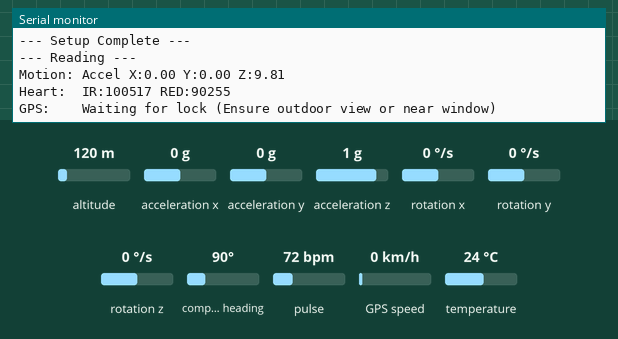
This sketch was run on a simulated ESP32. Shown: the last lines printed to the serial monitor. The inputs (shaded band) are chosen by the test bench; at power-on: acceleration x 0 g, acceleration y 0 g, acceleration z 1 g, pulse 72 bpm, altitude 120 m, rotation x 0 °/s, rotation y 0 °/s, rotation z 0 °/s, compass heading 90°, GPS speed 0 km/h, temperature 24 °C. The GPS gets a fix after 3 s at 37.7749, -122.4194 with 8 satellites.

Above: at 1.2 s.
1.3 s: acceleration x set to -1.4 g
At 2.4 s:
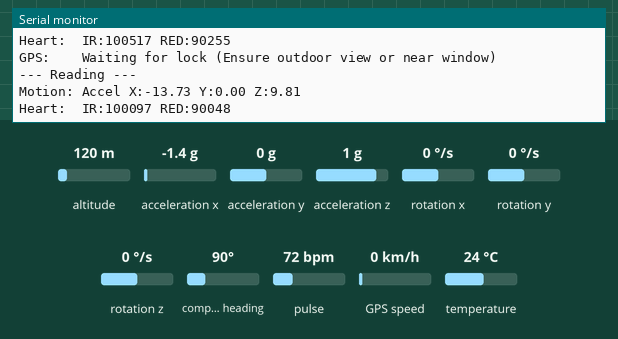
6.5 s: acceleration y set to -1.4 g
At 7.8 s:
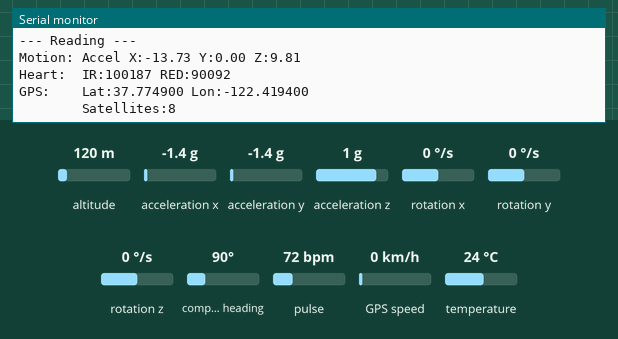
8.0 s: acceleration z set to -1.4 g
At 8.6 s:
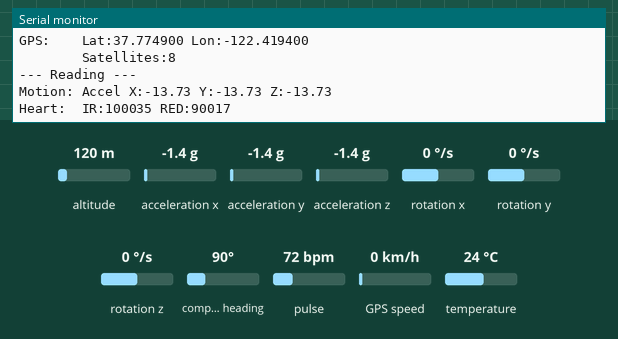
9.5 s: pulse set to 42 bpm
At 10.7 s:
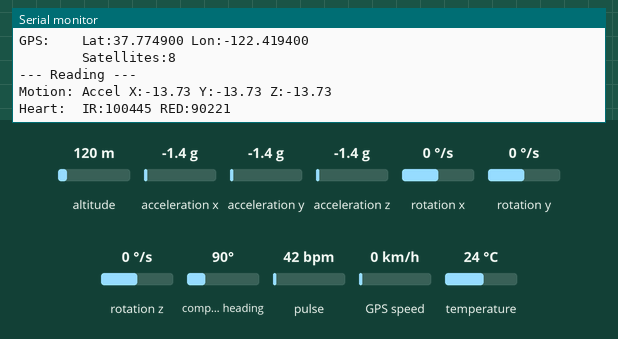
Timing chart, 0 to 12.0 s (numbered marks = the images above; inputs shaded):
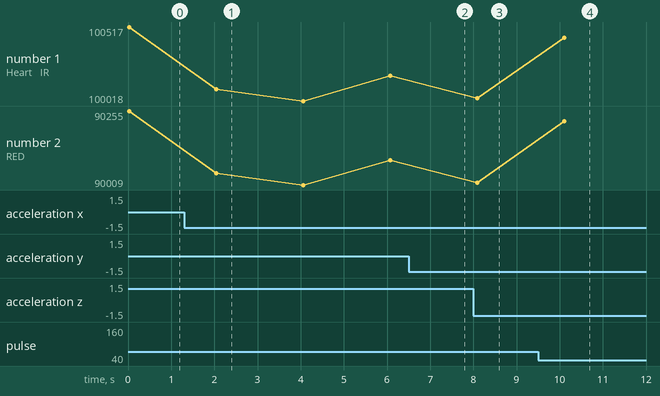

Measured:
- after the input at 1.3 s, the serial monitor: prints a new line after 0.74 s (image 1)
- after the input at 8.0 s, the serial monitor: prints a new line after 0.08 s (image 3)
- after the input at 9.5 s, the serial monitor: prints a new line after 0.61 s (image 4)
- plotted number 1: 100035 → 100445 after the input at 9.5 s
- plotted number 2: 90017 → 90221 after the input at 9.5 s

The sketch:

sensor_test.ino
```cpp
/*
 * CardioSentinel Sensor Verification Suite
 * Targets: MAX30102 (Pulse/SpO2), MPU6050 (Motion), NEO-6M (GPS)
 *
 * --- WIRING GUIDE ---
 * [I2C Bus - MAX30102 & MPU6050]
 * ESP32 GPIO 21 -> SDA
 * ESP32 GPIO 22 -> SCL
 *
 * [UART Bus - NEO-6M GPS]
 * ESP32 GPIO 16 (RX2) -> GPS TX
 * ESP32 GPIO 17 (TX2) -> GPS RX
 *
 * [Power]
 * ESP32 3.3V -> VCC (for all sensors)
 * ESP32 GND  -> GND (for all sensors)
 */

#include <Wire.h>
#include <Adafruit_MPU6050.h>
#include <Adafruit_Sensor.h>
#include "MAX30105.h"
#include <TinyGPS++.h>
#include <HardwareSerial.h>

// --- Sensors & GPS Objects ---
MAX30105 particleSensor;
Adafruit_MPU6050 mpu;
TinyGPSPlus gps;
HardwareSerial gpsSerial(2); // Using UART2 on GPIO 16/17

void setup() {
  Serial.begin(115200);
  while (!Serial) delay(10); // Wait for Serial Monitor

  Serial.println("\n--- CardioSentinel Sensor Test ---");

  // 1. Initialize GPS (UART2)
  gpsSerial.begin(9600, SERIAL_8N1, 16, 17);
  Serial.println("GPS Serial initialized (9600 baud, pins 16/17)");

  // 2. Initialize I2C Bus
  Wire.begin();

  // 3. Scan for I2C Devices
  Serial.println("Scanning I2C bus...");
  byte error, address;
  int nDevices = 0;
  for (address = 1; address < 127; address++) {
    Wire.beginTransmission(address);
    error = Wire.endTransmission();
    if (error == 0) {
      Serial.print("I2C device found at address 0x");
      if (address < 16) Serial.print("0");
      Serial.println(address, HEX);
      nDevices++;
    }
  }
  if (nDevices == 0) Serial.println("No I2C devices found\n");

  // 4. Setup MPU6050
  if (!mpu.begin()) {
    Serial.println("FAILED to find MPU6050 chip!");
  } else {
    Serial.println("MPU6050 Found!");
    mpu.setAccelerometerRange(MPU6050_RANGE_8_G);
    mpu.setGyroRange(MPU6050_RANGE_500_DEG);
    mpu.setFilterBandwidth(MPU6050_BAND_21_HZ);
  }

  // 5. Setup MAX30102
  if (!particleSensor.begin(Wire, I2C_SPEED_FAST)) {
    Serial.println("FAILED to find MAX30102!");
  } else {
    Serial.println("MAX30102 Found!");
    // Configure sensor with default settings
    byte ledBrightness = 60; // Options: 0=Off to 255=50mA
    byte sampleAverage = 4; // Options: 1, 2, 4, 8, 16, 32
    byte ledMode = 2; // Options: 1 = Red only, 2 = Red + IR, 3 = Red + IR + Green
    int sampleRate = 100; // Options: 50, 100, 200, 400, 800, 1000, 1600, 3200
    int pulseWidth = 411; // Options: 69, 118, 215, 411
    int adcRange = 4096; // Options: 2048, 4096, 8192, 16384
    particleSensor.setup(ledBrightness, sampleAverage, ledMode, sampleRate, pulseWidth, adcRange);
  }

  Serial.println("--- Setup Complete ---\n");
}

void loop() {
  Serial.println("--- Reading ---");

  // --- 1. MPU6050 Reading ---
  sensors_event_t a, g, temp;
  mpu.getEvent(&a, &g, &temp);
  Serial.print("Motion: Accel X:"); Serial.print(a.acceleration.x);
  Serial.print(" Y:"); Serial.print(a.acceleration.y);
  Serial.print(" Z:"); Serial.println(a.acceleration.z);

  // --- 2. MAX30102 Reading ---
  long irValue = particleSensor.getIR();
  long redValue = particleSensor.getRed();
  Serial.print("Heart:  IR:"); Serial.print(irValue);
  Serial.print(" RED:"); Serial.print(redValue);
  if (irValue < 50000) {
    Serial.print(" (No finger detected)");
  }
  Serial.println();

  // --- 3. GPS Reading ---
  // We read from GPS serial for 1 second to ensure we catch sentences
  unsigned long start = millis();
  bool gpsData = false;
  while (millis() - start < 1000) {
    while (gpsSerial.available() > 0) {
      if (gps.encode(gpsSerial.read())) {
        gpsData = true;
      }
    }
  }

  if (gpsData && gps.location.isValid()) {
    Serial.print("GPS:    Lat:"); Serial.print(gps.location.lat(), 6);
    Serial.print(" Lon:"); Serial.println(gps.location.lng(), 6);
    Serial.print("        Satellites:"); Serial.println(gps.satellites.value());
  } else {
    Serial.println("GPS:    Waiting for lock (Ensure outdoor view or near window)");
  }

  Serial.println();
  delay(1000); // 1-second interval between logs
}
```
